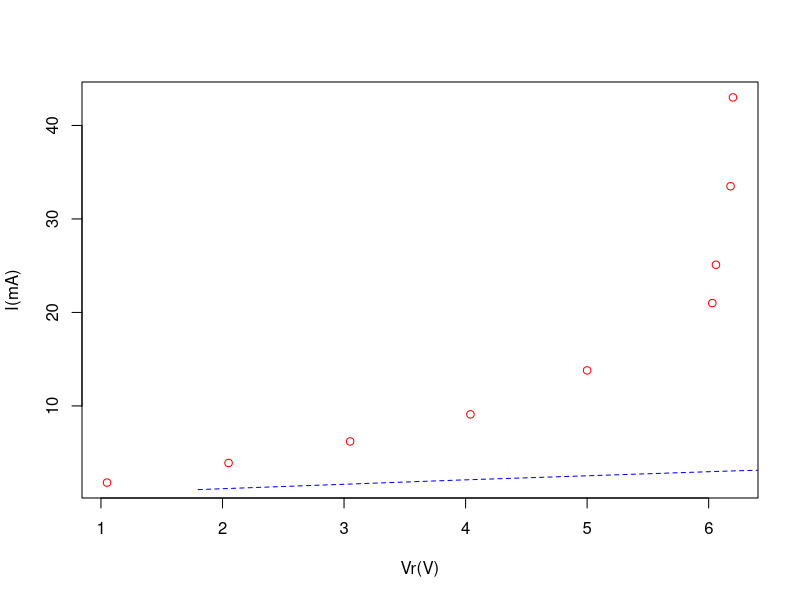
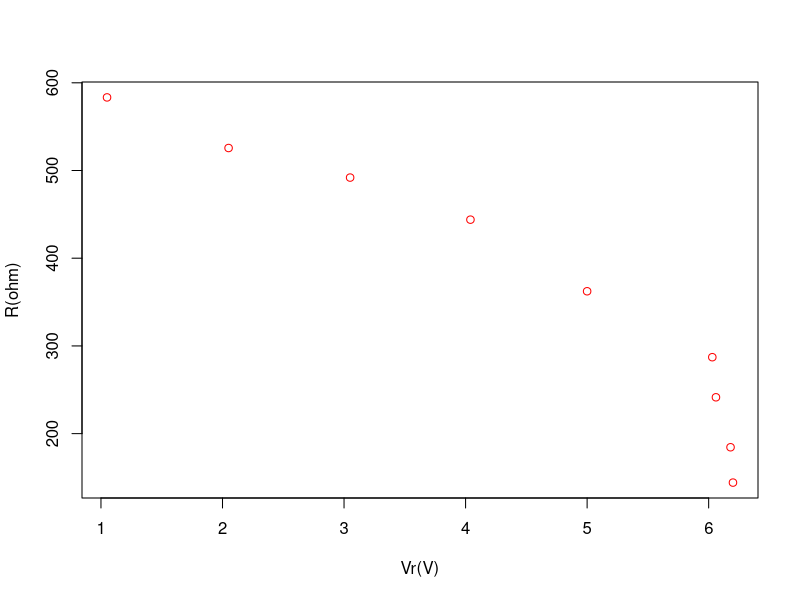
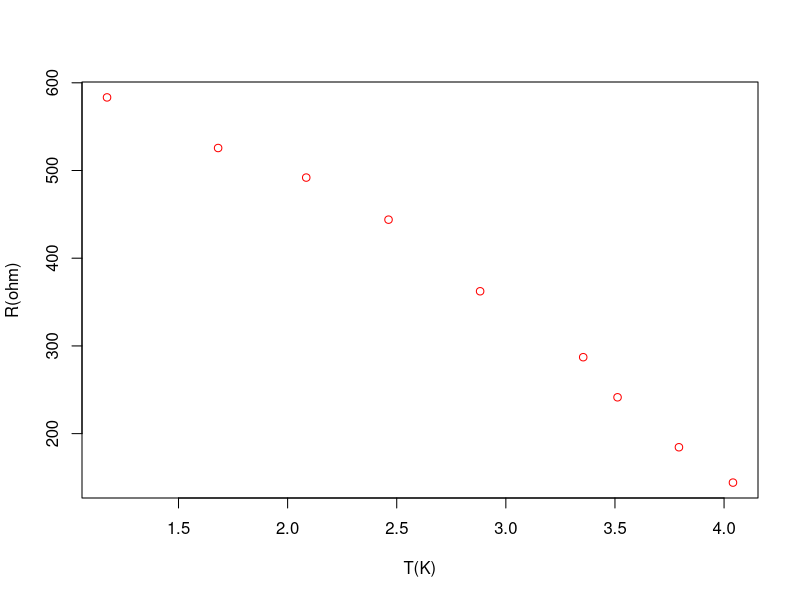

R code for these plots, in order:
#DEFINIR MEDIDAS
Vr<-c(1.05,2.05,3.05,4.04,5.00,6.03,6.06,6.18,6.20)
I<-c(1.80,3.90,6.20,9.10,13.80,21.00,25.10,33.50,43.00)

#DEFINIR VALORES TEORICOS
P<-Vr*I
R<-(Vr/I)*1000
T<-(P^0.25)

#GERAR GRAFICO 1 CORRENTE VS DDP
png("exp3/Grafico%1d.png")
plot(I~Vr,ylab="I(mA)",xlab="Vr(V)",col="red",type="p")
lines(I,Vr,lty = 2,col="blue")
dev.off()

#GERAR GRAFICO 2 RESISTENCIA VS DDP
png("exp3/Grafico%2d.png")
plot(R~Vr,ylab="R(ohm)",xlab="Vr(V)",col="red",type="p")
lines(R,Vr,lty = 2,col="blue")
dev.off()

#GERAR GRAFICO 1 RESISTENCIA VS TEMPERATURA
png("exp3/Grafico%3d.png")
plot(R~T,ylab="R(ohm)",xlab="T(K)",col="red",type="p")
lines(R,T,lty = 2,col="blue")
dev.off()
